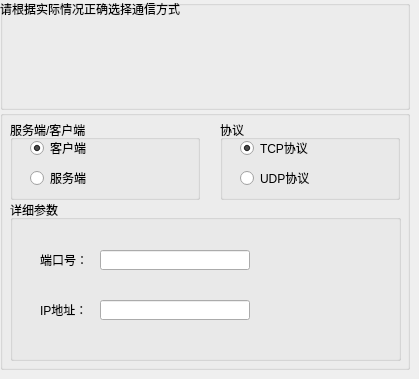
      <widget class="QWidget" name="page_socket">
       <widget class="QGroupBox" name="groupBox_13">
        <property name="geometry">
         <rect>
          <x>0</x>
          <y>0</y>
          <width>410</width>
          <height>110</height>
         </rect>
        </property>
        <property name="title">
         <string/>
        </property>
        <widget class="QLabel" name="label_34">
         <property name="geometry">
          <rect>
           <x>0</x>
           <y>0</y>
           <width>410</width>
           <height>110</height>
          </rect>
         </property>
         <property name="text">
          <string>请根据实际情况正确选择通信方式</string>
         </property>
         <property name="alignment">
          <set>Qt::AlignLeading|Qt::AlignLeft|Qt::AlignTop</set>
         </property>
         <property name="wordWrap">
          <bool>true</bool>
         </property>
        </widget>
       </widget>
       <widget class="QGroupBox" name="groupBox_16">
        <property name="enabled">
         <bool>true</bool>
        </property>
        <property name="geometry">
         <rect>
          <x>0</x>
          <y>110</y>
          <width>410</width>
          <height>260</height>
         </rect>
        </property>
        <property name="title">
         <string/>
        </property>
        <property name="flat">
         <bool>true</bool>
        </property>
        <widget class="QGroupBox" name="groupBox_17">
         <property name="geometry">
          <rect>
           <x>10</x>
           <y>10</y>
           <width>190</width>
           <height>80</height>
          </rect>
         </property>
         <property name="title">
          <string>服务端/客户端</string>
         </property>
         <property name="flat">
          <bool>false</bool>
         </property>
         <widget class="QRadioButton" name="radioButton_Clietnt">
          <property name="geometry">
           <rect>
            <x>20</x>
            <y>20</y>
            <width>80</width>
            <height>16</height>
           </rect>
          </property>
          <property name="text">
           <string>客户端</string>
          </property>
          <property name="checked">
           <bool>true</bool>
          </property>
         </widget>
         <widget class="QRadioButton" name="radioButton_Server">
          <property name="geometry">
           <rect>
            <x>20</x>
            <y>50</y>
            <width>70</width>
            <height>16</height>
           </rect>
          </property>
          <property name="text">
           <string>服务端</string>
          </property>
         </widget>
        </widget>
        <widget class="QGroupBox" name="groupBox_18">
         <property name="geometry">
          <rect>
           <x>220</x>
           <y>10</y>
           <width>180</width>
           <height>80</height>
          </rect>
         </property>
         <property name="title">
          <string>协议</string>
         </property>
         <widget class="QRadioButton" name="radioButton_Tcp">
          <property name="geometry">
           <rect>
            <x>20</x>
            <y>20</y>
            <width>89</width>
            <height>16</height>
           </rect>
          </property>
          <property name="text">
           <string>TCP协议</string>
          </property>
          <property name="checked">
           <bool>true</bool>
          </property>
         </widget>
         <widget class="QRadioButton" name="radioButton_Udp">
          <property name="geometry">
           <rect>
            <x>20</x>
            <y>50</y>
            <width>89</width>
            <height>16</height>
           </rect>
          </property>
          <property name="text">
           <string>UDP协议</string>
          </property>
         </widget>
        </widget>
        <widget class="QGroupBox" name="groupBox_19">
         <property name="geometry">
          <rect>
           <x>10</x>
           <y>90</y>
           <width>391</width>
           <height>161</height>
          </rect>
         </property>
         <property name="title">
          <string>详细参数</string>
         </property>
         <widget class="QLineEdit" name="lineEdit_IpPort">
          <property name="geometry">
           <rect>
            <x>90</x>
            <y>50</y>
            <width>150</width>
            <height>20</height>
           </rect>
          </property>
         </widget>
         <widget class="QLabel" name="label_18">
          <property name="geometry">
           <rect>
            <x>30</x>
            <y>50</y>
            <width>60</width>
            <height>20</height>
           </rect>
          </property>
          <property name="text">
           <string>端口号：</string>
          </property>
         </widget>
         <widget class="QLabel" name="label_19">
          <property name="geometry">
           <rect>
            <x>30</x>
            <y>100</y>
            <width>50</width>
            <height>20</height>
           </rect>
          </property>
          <property name="text">
           <string>IP地址：</string>
          </property>
         </widget>
         <widget class="QLineEdit" name="lineEdit_IpAdress">
          <property name="geometry">
           <rect>
            <x>90</x>
            <y>100</y>
            <width>150</width>
            <height>20</height>
           </rect>
          </property>
          <property name="text">
           <string/>
          </property>
         </widget>
        </widget>
       </widget>
      </widget>
